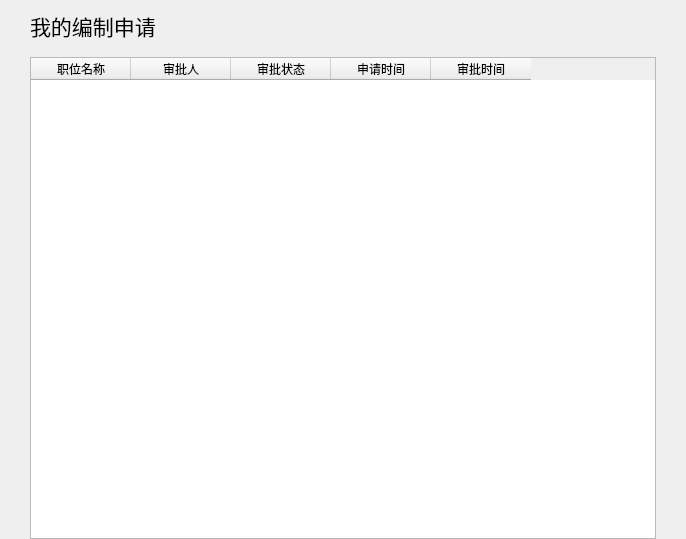
<?xml version="1.0" encoding="UTF-8"?>
<ui version="4.0">
 <class>My_Pre</class>
 <widget class="QWidget" name="My_Pre">
  <property name="geometry">
   <rect>
    <x>0</x>
    <y>0</y>
    <width>686</width>
    <height>539</height>
   </rect>
  </property>
  <property name="windowTitle">
   <string>Form</string>
  </property>
  <layout class="QVBoxLayout" name="verticalLayout">
   <property name="spacing">
    <number>15</number>
   </property>
   <property name="leftMargin">
    <number>30</number>
   </property>
   <property name="topMargin">
    <number>10</number>
   </property>
   <property name="rightMargin">
    <number>30</number>
   </property>
   <property name="bottomMargin">
    <number>0</number>
   </property>
   <item>
    <widget class="QLabel" name="label">
     <property name="font">
      <font>
       <pointsize>16</pointsize>
      </font>
     </property>
     <property name="text">
      <string>我的编制申请</string>
     </property>
    </widget>
   </item>
   <item>
    <widget class="QTableWidget" name="tableWidget">
     <column>
      <property name="text">
       <string>职位名称</string>
      </property>
     </column>
     <column>
      <property name="text">
       <string>审批人</string>
      </property>
     </column>
     <column>
      <property name="text">
       <string>审批状态</string>
      </property>
     </column>
     <column>
      <property name="text">
       <string>申请时间</string>
      </property>
     </column>
     <column>
      <property name="text">
       <string>审批时间</string>
      </property>
     </column>
    </widget>
   </item>
  </layout>
 </widget>
 <resources/>
 <connections/>
</ui>
